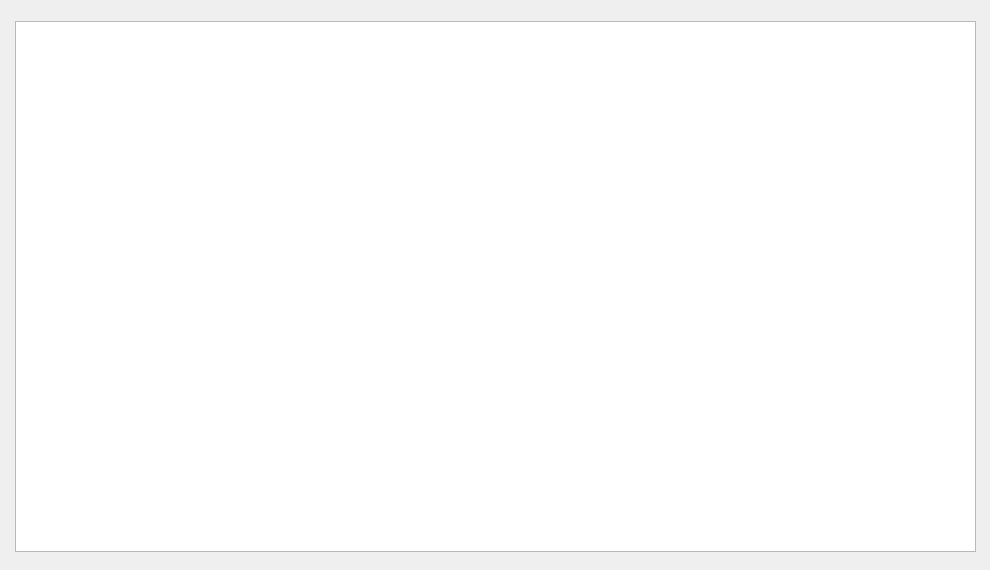
<?xml version="1.0" encoding="UTF-8"?>
<ui version="4.0">
 <class>Calendar</class>
 <widget class="QWidget" name="Calendar">
  <property name="geometry">
   <rect>
    <x>0</x>
    <y>0</y>
    <width>990</width>
    <height>570</height>
   </rect>
  </property>
  <property name="windowTitle">
   <string>Form</string>
  </property>
  <widget class="QTextBrowser" name="textBrowser_Calendar">
   <property name="geometry">
    <rect>
     <x>15</x>
     <y>21</y>
     <width>961</width>
     <height>531</height>
    </rect>
   </property>
  </widget>
 </widget>
 <resources/>
 <connections/>
</ui>
